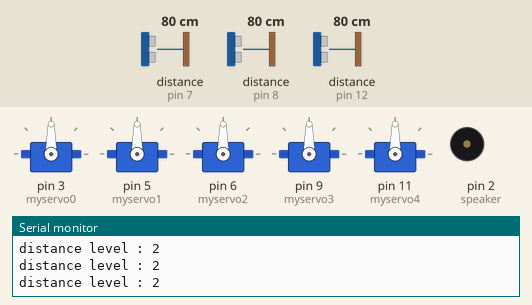
This sketch was run on a simulated Arduino Uno, built with avr-gcc and run on an emulated ATmega328P. Shown: 5 × servo, buzzer (waves = sounding), the last lines printed to the serial monitor. Wiring (inferred from the names in the program): 3 × ultrasonic range finder: trigger pin 4, echo pin 7 / trigger pin 10, echo pin 8 / trigger pin 13, echo pin 12. The test bench sets the inputs (shaded band); at power-on: distance to the obstacle (sensors on pin 7, pin 8, pin 12) 80 cm. The echo pulse lasts 58.3 µs per cm; random numbers use the default seed unless the sketch sets one.

Above: at 1.2 s.
1.3 s: distance to the obstacle (sensor on pin 7) set to 71 cm
2.8 s: distance to the obstacle (sensor on pin 7) set to 68 cm
At 2.96 s:
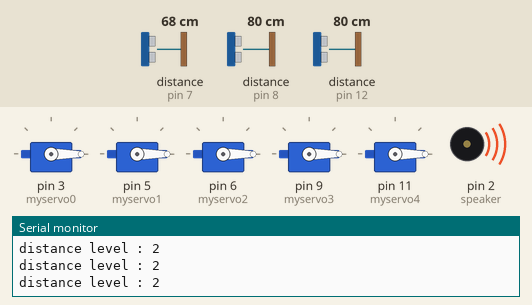
5.8 s: distance to the obstacle (sensor on pin 8) set to 250 cm
At 5.9 s:
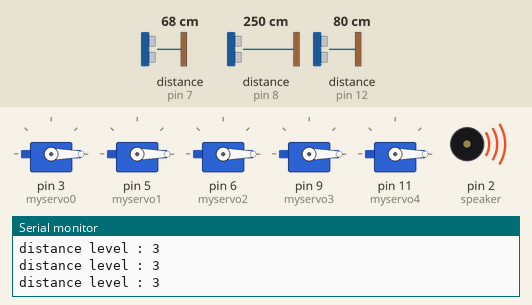
14.8 s: distance to the obstacle (sensor on pin 7) set to 4 cm
Timing chart, 0 to 18.8 s (numbered marks = the images above; inputs shaded):
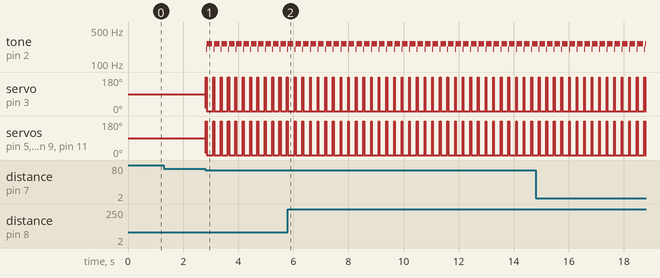

Measured:
- the behaviour switches between 69 and 68 cm on distance to the obstacle (sensor on pin 7) (found by bisection; images 0 and 1)
- after the input at 2.8 s, tone on pin 2 (speaker): silent → 200 Hz at once, then repeats every 0.27 s: 262 Hz 0.20 s, silent 0.04 s, 200 Hz 0.03 s; servo on pin 3 (myservo0): 90° → 14° at once, then repeats every 0.27 s: 180° 0.04 s, 0° 0.23 s

The sketch:

rocks.ino
```cpp
#include<Servo.h>

//초음파센서 핀넘버 지정
int echoPin1 = 12;
int trigPin1 = 13;
int echoPin2 = 7;
int trigPin2 = 4;
int echoPin3 = 8;
int trigPin3 = 10;

//초음파센서 거리
int dis_point1 = 10000;
int dis_point2 = 4000;

//스피커 상수
int speaker = 2;
unsigned long previousMillis = 0;

//서보모터
Servo myservo0;
Servo myservo1;
Servo myservo2;
Servo myservo3;
Servo myservo4;

//mov함수 변수값
int value = 0; //mov2에서의 모터 각도
int delval = 50; //mov1 딜레이값
int randnum = 1; //mov1모터 랜덤값 선언
int random_scope;
int random_delay;
int pos = 0; //mov1 모터 랜덤값 선언


void setup() {
  Serial.begin(9600);
  //핀넘버 지정
  pinMode(trigPin1, OUTPUT);
  pinMode(echoPin1, INPUT);
  pinMode(trigPin2, OUTPUT);
  pinMode(echoPin2, INPUT);
  pinMode(trigPin3, OUTPUT);
  pinMode(echoPin3, INPUT);
  pinMode(speaker, OUTPUT);
  //////////////////////////////
  myservo0.attach(3);
  myservo1.attach(5);
  myservo2.attach(6);
  myservo3.attach(9);
  myservo4.attach(11);
}

void loop() {


  //초음파1
  digitalWrite(trigPin1, LOW);
  digitalWrite(echoPin1, LOW);
  delayMicroseconds(2);
  digitalWrite(trigPin1, HIGH);
  delayMicroseconds(10);
  digitalWrite(trigPin1, LOW);
  unsigned long duration1 = pulseIn(echoPin1, HIGH);


  //초음파2
  digitalWrite(trigPin2, LOW);
  digitalWrite(echoPin2, LOW);
  delayMicroseconds(2);
  digitalWrite(trigPin2, HIGH);
  delayMicroseconds(10);
  digitalWrite(trigPin2, LOW);
  unsigned long duration2 = pulseIn(echoPin2, HIGH);


  //초음파3
  digitalWrite(trigPin3, LOW);
  digitalWrite(echoPin3, LOW);
  delayMicroseconds(2);
  digitalWrite(trigPin3, HIGH);
  delayMicroseconds(10);
  digitalWrite(trigPin3, LOW);
  unsigned long duration3 = pulseIn(echoPin3, HIGH);

//  Serial.print("초음파센서1 : ");
//  Serial.println(duration1);
//  Serial.print("초음파센서2 : ");
//  Serial.println(duration2);
//  Serial.print("초음파센서3 : ");
//  Serial.println(duration3);
//  Serial.println("--------------------");

  if ((duration1 <= dis_point2) || (duration2 <= dis_point2) || (duration3 <= dis_point2)) {        //거부반응 단계

    mov2();
    noTone(speaker);

    Serial.println("distance level : 3");

  }
  else if ((duration1 <= dis_point1) || (duration2 <= dis_point1) || (duration3 <= dis_point1)) {    //동작정지 단계

    Serial.println("distance level : 2");

    noTone(speaker);

  }
  else {                                                                                             //기본 단계
    Serial.println("distance level : 1");
    randnum = random(1, 6);
    random_scope = 181;
    random_delay = 200;
    mov1();
  }
}

void mov1() {

  if (randnum == 1)
  {
    pos = random(0, random_scope);
    myservo0.write(pos);
    delay(delval);
    randnum = random(1, 6);
  }
  else if (randnum == 2)
  {
    pos = random(0, random_scope);
    myservo1.write(pos);
    delay(delval);
    randnum = random(1, 6);
  }
  else if (randnum == 3)
  {
    pos = random(0, random_scope);
    myservo2.write(pos);
    delay(delval);
    randnum = random(1, 6);
  }
  else if (randnum == 4)
  {
    pos = random(0, random_scope);
    myservo3.write(pos);
    delay(delval);
    randnum = random(1, 6);
  }
  else if (randnum == 5)
  {
    pos = random(0, random_scope);
    myservo4.write(pos);
    delay(delval);
    randnum = random(1, 6);
  }
}

void mov2() {


  for (value = 0; value <= 360; value++) {
    value = value + 4;
    myservo0.write(value);
    myservo1.write(value);
    myservo2.write(value);
    myservo3.write(value);
    myservo4.write(value);
  }
  tone(speaker, 200);

  unsigned long currentMillis = millis();
  if (currentMillis - previousMillis >= 1) {
    previousMillis = currentMillis;

    for (value = 360; value >= 0; value--) {
      value = value - 4;
      myservo0.write(value);
      myservo1.write(value);
      myservo2.write(value);
      myservo3.write(value);
      myservo4.write(value);
    }

    currentMillis = millis();
    if (currentMillis - previousMillis >= 1) {
      previousMillis = currentMillis;
      tone(speaker, 262);
    }

    delay(200);


  }
}
```
